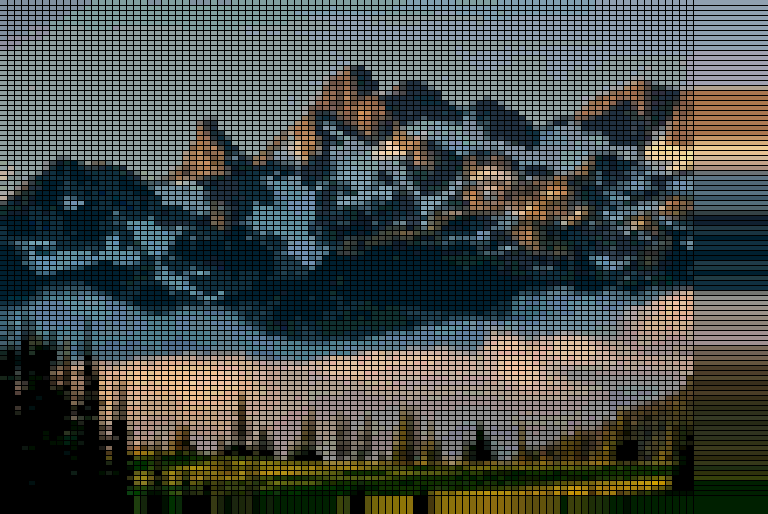
#> input picture Outputs/output.png, 768 x 514 px
$ python grid_color_reduction.py Outputs/output.png 3
#> lines starting #> are read from the running program, lines starting #| are printed output that depends on the picture; after the words box and inside, x2 and y2 are one past the last pixel; in counts of white or black regions, pixels touching at a corner belong together
import cv2
import numpy as np
import time
import os
from collections import Counter


def quantize_color(color, bin_size=16):
    return tuple((val // bin_size) * bin_size for val in color)

def get_mode_color(pixels, threshold=0.3, bin_size=16):
    quantized = [quantize_color(tuple(pixel), bin_size) for pixel in pixels]
    counter = Counter(quantized)
    most_common, count = counter.most_common(1)[0]
    if count / len(pixels) > threshold:
        return most_common
    else:
        return None


def process_image(image, num_cols, threshold=0.3, bin_size=16):
    height, width, _ = image.shape

    # Calculate the grid width based on the number of columns
    grid_width = width // num_cols
    remainder_w = width % num_cols  # Remainder pixels in width

    # Calculate the number of rows based on grid width
    num_rows = (height + grid_width - 1) // grid_width  # Round up if needed
    remainder_h = height % grid_width  # Remainder pixels in height

    # Output image
    output = np.zeros_like(image)

    for row in range(num_rows):
        for col in range(num_cols):
            x_start = col * grid_width
            y_start = row * grid_width

            # Adjust the last column to ensure it doesn't extend beyond the image width
            if col == num_cols - 1:
                x_end = width  # Make sure the last column takes up the remaining space
            else:
                x_end = (col + 1) * grid_width

            # Adjust the last row to ensure it doesn't extend beyond the image height
            if row == num_rows - 1:
                y_end = height  # Make sure the last row takes up the remaining space
            else:
                y_end = (row + 1) * grid_width

            # Extract the current cell from the image
            cell = image[y_start:y_end, x_start:x_end]
            pixels = cell.reshape(-1, 3)

            # Calculate the mean color of the current box
            mean_color = tuple(np.mean(pixels, axis=0).astype(np.uint8))

            # Try quantized mode
            mode_color = get_mode_color(pixels, threshold=threshold, bin_size=bin_size)
            final_color = mode_color if mode_color else mean_color

            # Fill the cell with the final color
            output[y_start:y_end, x_start:x_end] = final_color

    # Draw black grid lines (optional, to visualize the grid)
    for col in range(1, num_cols):
        x = col * grid_width
        cv2.line(output, (x, 0), (x, height), (0, 0, 0), 1)
    for row in range(1, num_rows):
        y = row * grid_width
        cv2.line(output, (0, y), (width, y), (0, 0, 0), 1)

    return output

def get_user_input(image_width, num_cols):
    remainder = image_width % num_cols

    if remainder != 0:
        # Calculate the next nearest number of columns
        suggested_cols = image_width // (image_width // num_cols)

                # Only prompt the user if the suggestion is different
        if suggested_cols != num_cols:
            leftover = image_width % suggested_cols
            print(f"Current number of columns ({num_cols}) does not perfectly divide the width ({image_width}).")
            print(f"Suggested number of columns: {suggested_cols} (leaving only {leftover} pixels leftover).")
            user_choice = input(f"Do you want to use {suggested_cols} columns instead? (y/n): ").lower()

            if user_choice == 'y':
                return suggested_cols

    return num_cols

# --- Main entry point ---
if __name__ == "__main__":
    import argparse

    parser = argparse.ArgumentParser(description="Grid-based color simplification.")
    parser.add_argument("image_path", help="Path to the input image")
    parser.add_argument("num_cols", type=int, help="Width of each grid square")
    parser.add_argument("--output", default="output.png", help="Path for the output image")
    args = parser.parse_args()

    img = cv2.imread(args.image_path)
#> img is the input picture: shape (514, 768, 3); mean B, G, R 71, 73.8, 67.3
    if img is None:
        raise ValueError("Could not load image. Check the path.")
    else:
        print("Image loaded successfully:", img.shape)
#| Image loaded successfully: (514, 768, 3)

    # Get user input for columns (if needed)
    adjusted_num_cols = get_user_input(img.shape[1], args.num_cols)
#> adjusted_num_cols = 3

    #Processing the image
    result = process_image(img, adjusted_num_cols)
#> after the loop in process_image, `for row in range(num_rows):`:
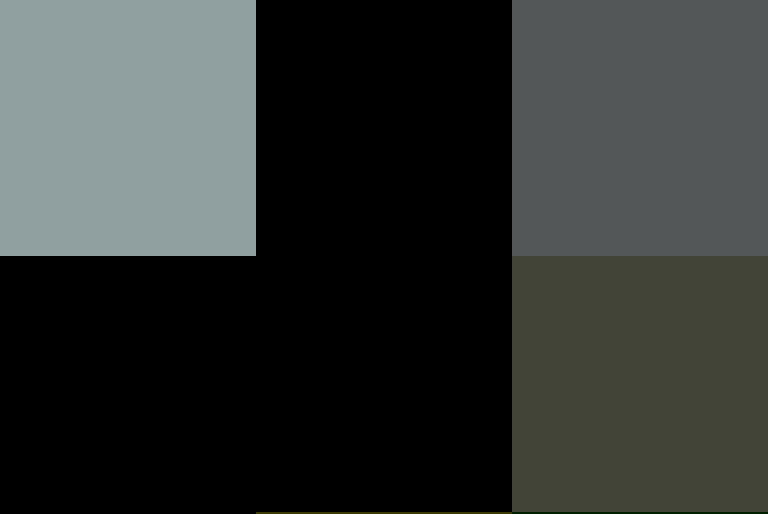
#> output: shape (514, 768, 3); mean B, G, R 50.5, 52.4, 48.9
#> after the loop in process_image, `for col in range(1, num_cols):`:
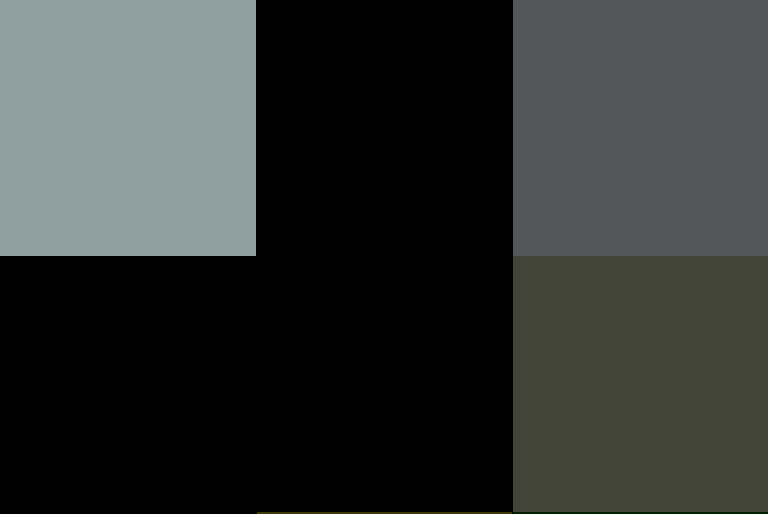
#> output: shape (514, 768, 3); 0.13% of pixels changed, all inside (x1, y1, x2, y2) = (256, 0, 513, 514)
#> after the loop in process_image, `for row in range(1, num_rows):`:
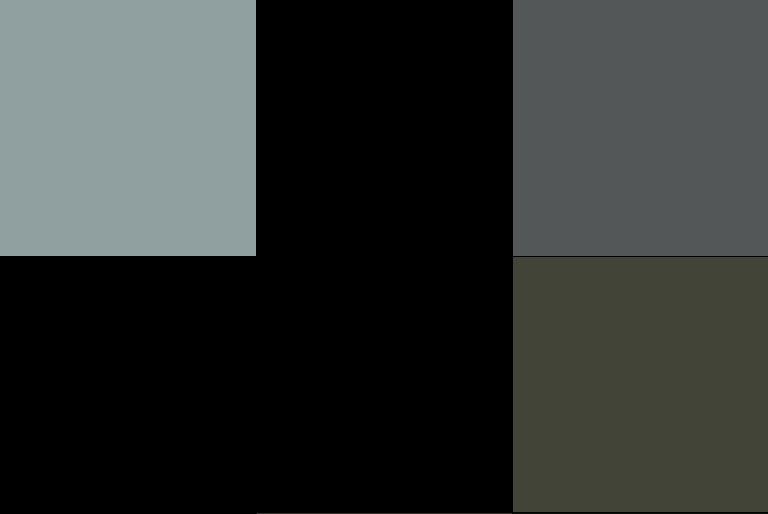
#> output: shape (514, 768, 3); 0.19% of pixels changed, all inside (x1, y1, x2, y2) = (257, 256, 768, 513)

    # Ensure the Outputs folder exists
    output_dir = "Outputs"
    os.makedirs(output_dir, exist_ok=True)

    # Saving the image to the Outputs folder
    timestamp = time.strftime("%d%m%y_%H%M%S")  # Day, Month, Year, Time
    output_filename = os.path.join(output_dir, f"output_{timestamp}.png")
    cv2.imwrite(output_filename, result)
    print(f"Output saved to {output_filename}")
